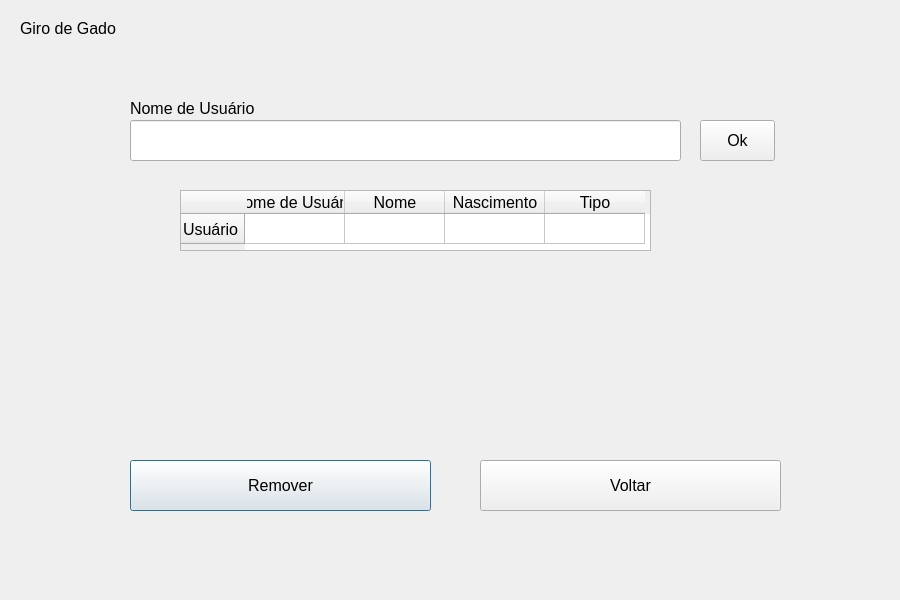
<?xml version="1.0" encoding="UTF-8"?>
<ui version="4.0">
 <class>UserRemoveScreen</class>
 <widget class="QDialog" name="UserRemoveScreen">
  <property name="geometry">
   <rect>
    <x>0</x>
    <y>0</y>
    <width>900</width>
    <height>600</height>
   </rect>
  </property>
  <property name="windowTitle">
   <string>Tela de Exclusão de Usuário</string>
  </property>
  <widget class="QLabel" name="labelNickname">
   <property name="geometry">
    <rect>
     <x>130</x>
     <y>100</y>
     <width>201</width>
     <height>16</height>
    </rect>
   </property>
   <property name="font">
    <font>
     <pointsize>12</pointsize>
    </font>
   </property>
   <property name="text">
    <string>Nome de Usuário</string>
   </property>
  </widget>
  <widget class="QLabel" name="labelTitle">
   <property name="geometry">
    <rect>
     <x>20</x>
     <y>20</y>
     <width>101</width>
     <height>16</height>
    </rect>
   </property>
   <property name="font">
    <font>
     <pointsize>12</pointsize>
    </font>
   </property>
   <property name="text">
    <string>Giro de Gado</string>
   </property>
  </widget>
  <widget class="QLineEdit" name="inputNickname">
   <property name="geometry">
    <rect>
     <x>130</x>
     <y>120</y>
     <width>551</width>
     <height>41</height>
    </rect>
   </property>
   <property name="font">
    <font>
     <pointsize>12</pointsize>
    </font>
   </property>
  </widget>
  <widget class="QPushButton" name="removeButton">
   <property name="geometry">
    <rect>
     <x>130</x>
     <y>460</y>
     <width>301</width>
     <height>51</height>
    </rect>
   </property>
   <property name="font">
    <font>
     <pointsize>12</pointsize>
    </font>
   </property>
   <property name="text">
    <string>Remover</string>
   </property>
  </widget>
  <widget class="QTableWidget" name="userRemoveTable">
   <property name="geometry">
    <rect>
     <x>180</x>
     <y>190</y>
     <width>471</width>
     <height>61</height>
    </rect>
   </property>
   <property name="font">
    <font>
     <pointsize>12</pointsize>
    </font>
   </property>
   <row>
    <property name="text">
     <string>Usuário</string>
    </property>
   </row>
   <column>
    <property name="text">
     <string>Nome de Usuário</string>
    </property>
   </column>
   <column>
    <property name="text">
     <string>Nome</string>
    </property>
   </column>
   <column>
    <property name="text">
     <string>Nascimento</string>
    </property>
   </column>
   <column>
    <property name="text">
     <string>Tipo</string>
    </property>
   </column>
  </widget>
  <widget class="QPushButton" name="okButton">
   <property name="geometry">
    <rect>
     <x>700</x>
     <y>120</y>
     <width>75</width>
     <height>41</height>
    </rect>
   </property>
   <property name="font">
    <font>
     <pointsize>12</pointsize>
    </font>
   </property>
   <property name="text">
    <string>Ok</string>
   </property>
  </widget>
  <widget class="QPushButton" name="backButton">
   <property name="geometry">
    <rect>
     <x>480</x>
     <y>460</y>
     <width>301</width>
     <height>51</height>
    </rect>
   </property>
   <property name="font">
    <font>
     <pointsize>12</pointsize>
    </font>
   </property>
   <property name="text">
    <string>Voltar</string>
   </property>
  </widget>
 </widget>
 <resources/>
 <connections/>
</ui>
